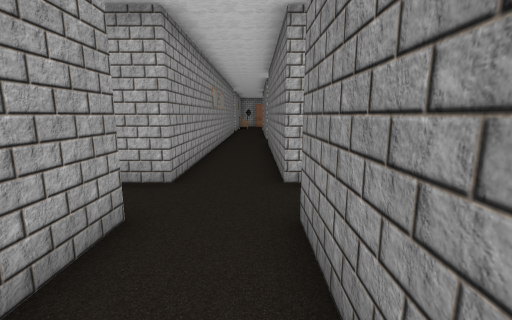
View 1 (above)

17 first-person views from a walk through a Godot game level. The camera is 1.5 m above the floor, tilts 10° down and sees 90° across. The floor is counted in squares, 1 m on a side. Each view is taken from the middle of a square. On the plan, view 1 faces up. The plan holds only what a view shows up to about 13 squares ahead; the rest is blank. The place goes on beyond the plan. Characters and animated objects are not drawn. Some surface patterns are stand-ins.

View 2
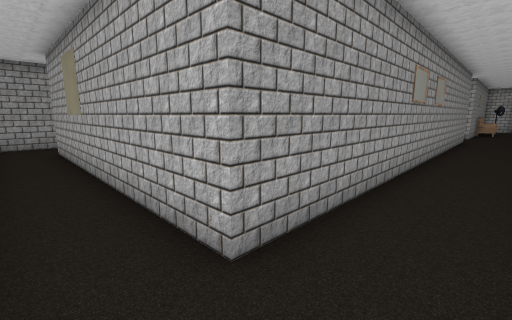

View 3
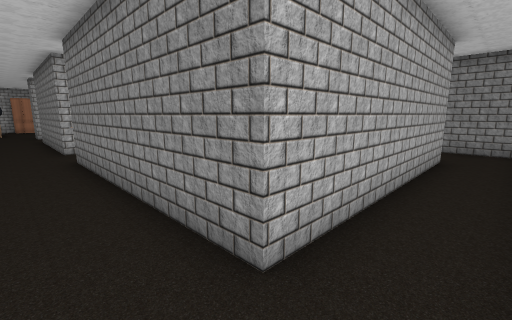

View 4
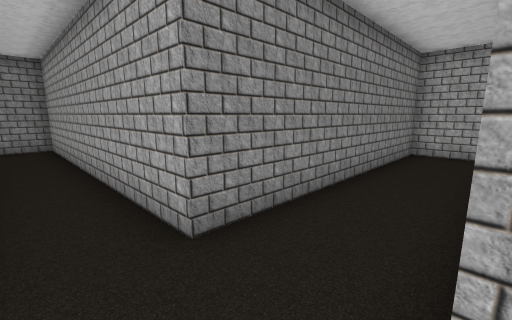

View 5
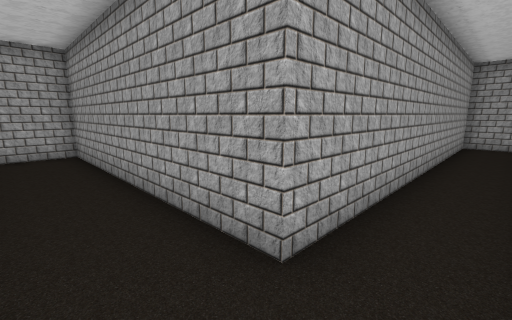

View 6
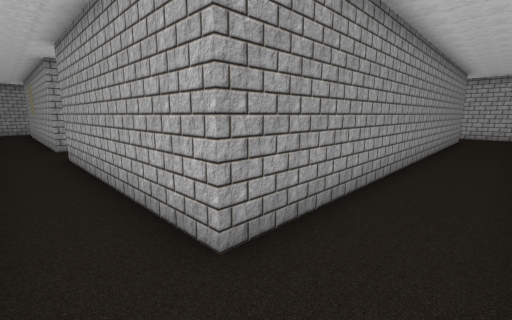

View 7
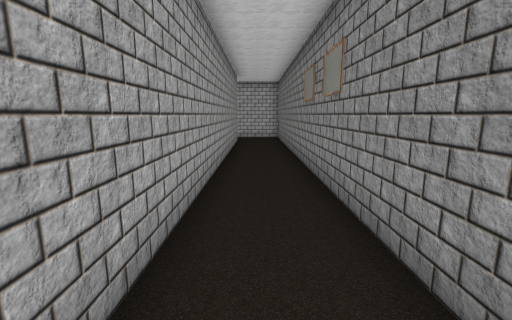

View 8
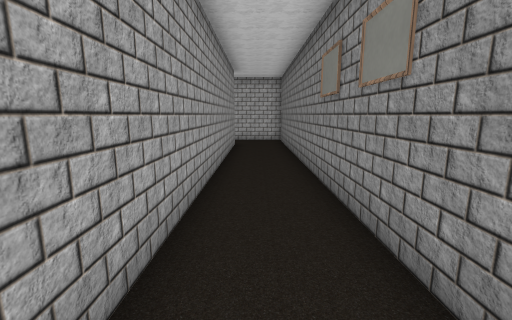

View 9
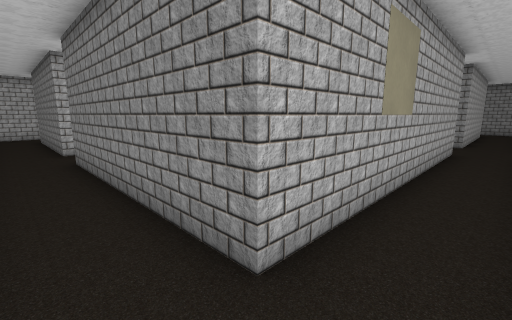

View 10
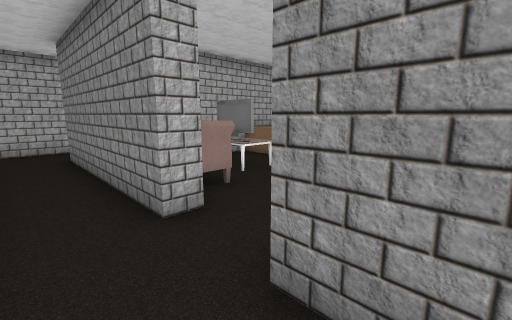

View 11
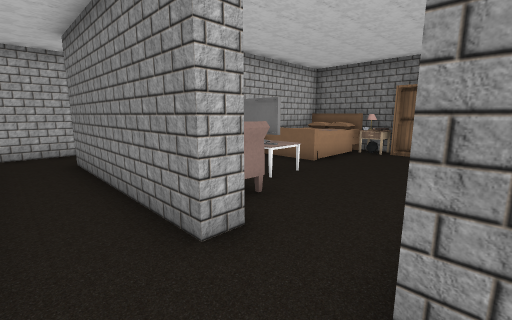

View 12
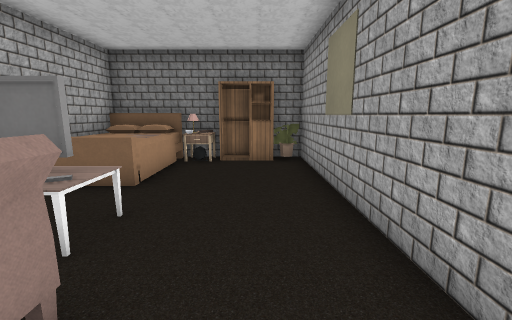

View 13
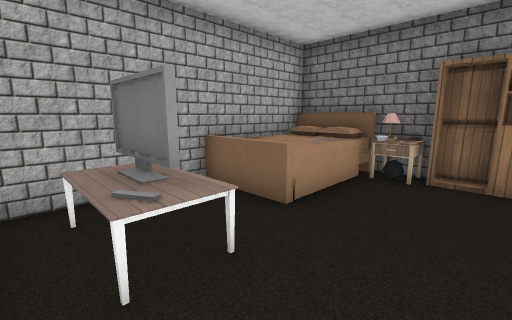

View 14
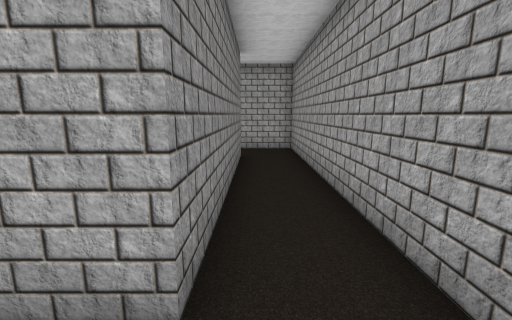

View 15
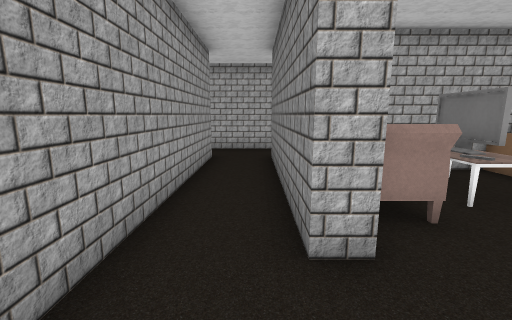

View 16
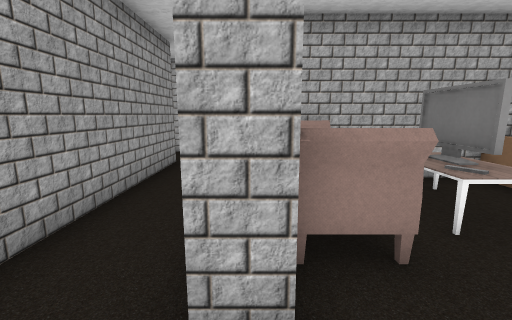

View 17
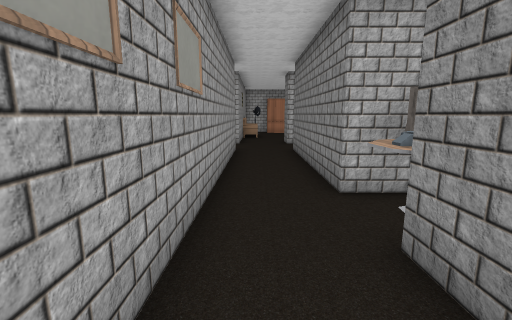

### Floor plan
Points are (right, up) in squares from view 1. A wall is a line through its corners. A room is listed if a view was taken in it or the views show most of it. See-through windows are left out.
Room 1 (views 1, 2, 3, 4, 5, 6, 7, 8, 9, 10, 11, 14, 15, 17)
walls: (2, 15.8) (0.6, 15.8) (0.6, 21.5); (-9.4, 5.5) (-12.4, 5.5) (-12.4, 13.4); (11.5, 8.2) (11.5, 21.3); (-1.9, 21.5) (-1.9, 5.5) (-7.6, 5.5); (-12.4, 15.5) (-12.4, 21.5); (8.9, 21.5) (8.9, 5.5) (0.6, 5.5) (0.6, 13.5); (-14.6, 21.5) (-14.6, 3.5) (-1.9, 3.5) (-1.9, -6) (0.6, -6) (0.6, 3.5) (11.5, 3.5) (11.5, 6)
ways out: opening at (-12, 14.5) to room 2
objects: table (1, 14); phone (1, 15)
Room 2 (views 12, 13, 16)
walls: (-5.6, 13.4) (-2.9, 13.4); (-6.5, 20) (-11, 20); (-2.9, 16.2) (-2.9, 20) (-3.6, 20); (-11.6, 15.5) (-12.4, 15.5); (-12.4, 13.4) (-7.5, 13.4)
ways out: opening at (-12, 14.5) to room 1
objects: armchair (-11, 16) to (-11, 19); TV (-9, 18) to (-9, 19); bed (-6, 18) to (-3, 20); other object (-5, 17); table (-4, 17); plant (-3, 14); wardrobe (-3, 15)

Where each view was taken, in squares from view 1:
view 1: 0 up, 0 right, facing up
view 2: 4 up, 0 right, facing up-left
view 3: 4 up, 1 left, facing up-right
view 4: 5 up, 2 left, facing down-right
view 5: 5 up, 0 right, facing down-left
view 6: 4 up, 11 right, facing up-left
view 7: 7 up, 10 right, facing up
view 8: 9 up, 10 right, facing up
view 9: 4 up, 14 left, facing up-right
view 10: 12 up, 14 left, facing up-right
view 11: 13 up, 14 left, facing up-right
view 12: 15 up, 12 left, facing right
view 13: 15 up, 10 left, facing up-right
view 14: 15 up, 13 left, facing down
view 15: 13 up, 13 left, facing up
view 16: 14 up, 12 left, facing up
view 17: 11 up, 1 left, facing up
